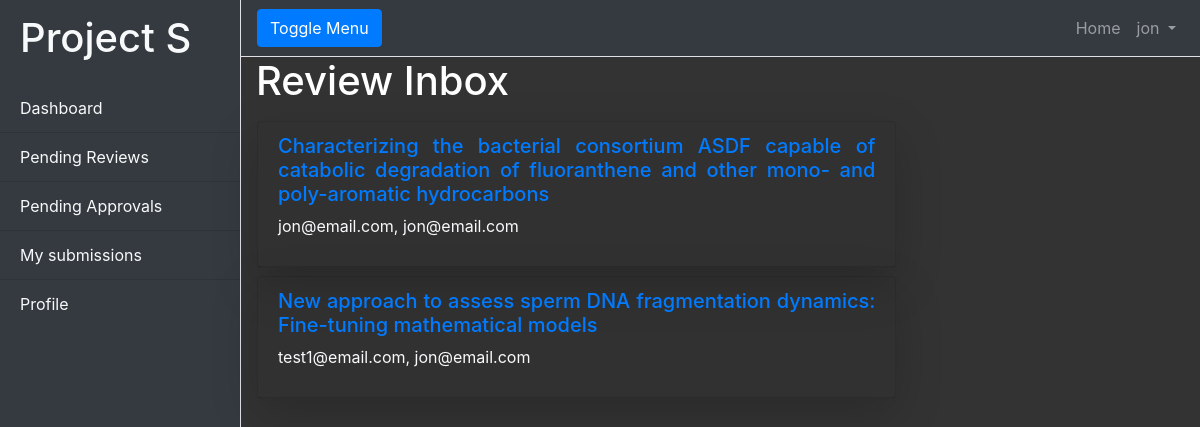
The page /reviews/inbox (signed in) on the database as committed earlier.
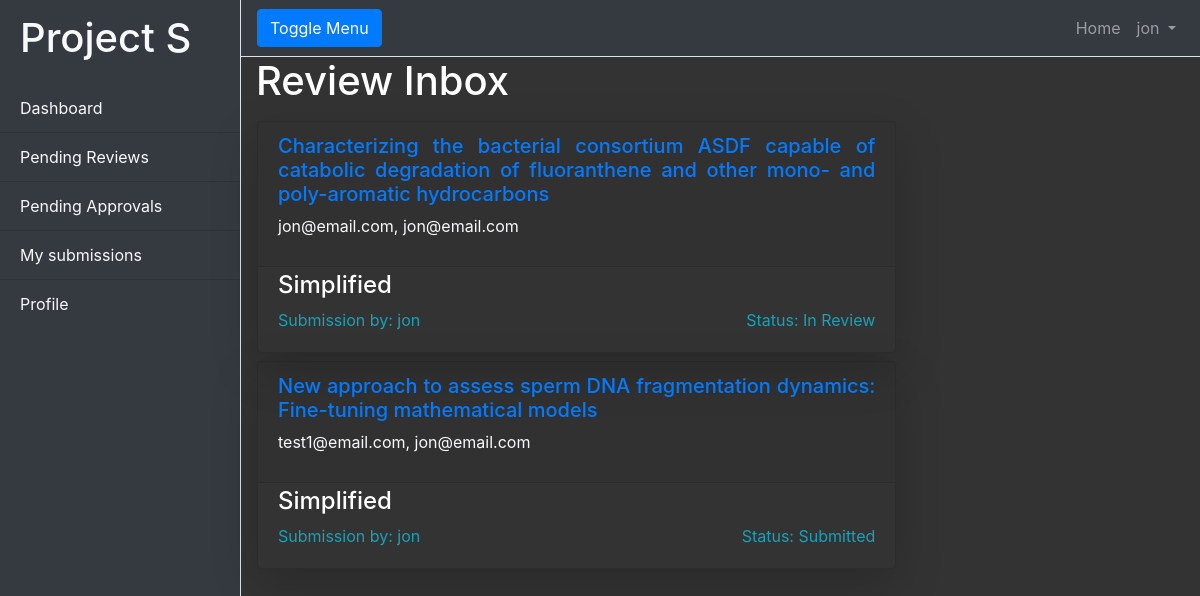
The same page on the database as committed later.
### Articles/models.py (models this page shows, shortened)
class Article (models.Model):
    name = models.CharField(max_length = 255)
    link = models.URLField()
    PI = models.ForeignKey(settings.AUTH_USER_MODEL, on_delete= models.CASCADE, related_name='article_PI')
    first_author = models.ForeignKey(settings.AUTH_USER_MODEL, on_delete= models.CASCADE, related_name='article_FA')
    article_text = RichTextField(blank = True, null=True)
    reviewers = models.ManyToManyField(settings.AUTH_USER_MODEL, related_name='can_review')
    approvers = models.ManyToManyField(settings.AUTH_USER_MODEL, related_name='can_approve')

class S_article_submission(models.Model):
    class submission_status(models.TextChoices):
        not_submitted = 'Awaiting submission', ('Awaiting submission')
        submitted = 'Submitted', ('Submitted')
        in_review = 'In Review', ('In Review')
        reviewed = 'Reviewed', ('Reviewed')
        approved = 'Approved', ('Approved')
    article = models.ForeignKey(Article, on_delete= models.CASCADE, related_name='submission')
    created_by = models.ForeignKey(settings.AUTH_USER_MODEL, on_delete=models.CASCADE, related_name='created_this_submission')
    created_at = models.DateTimeField(auto_now_add=True)
    updated_at = models.DateTimeField(auto_now=True)
    status = models.CharField(max_length=150, choices=submission_status.choices, default = submission_status.not_submitted)
    reviewed_by = models.ForeignKey(settings.AUTH_USER_MODEL, on_delete=models.CASCADE, related_name='reviewed_this_submission', null=True, blank=True)
    text = RichTextField(blank=True, null=True)

### Accounts/models.py (models this page shows, shortened)
class User(AbstractUser):
    class UserType(models.TextChoices):
        PI = 'PI', ('Principal Investigator')
        Grads = 'Grads', ('Graduate Student')
        Undergrad = 'Undergrad', ('Undergrad')
    username = models.CharField(max_length=50)
    email = models.EmailField(unique=True)
    type = models.CharField(max_length = 150, choices = UserType.choices, default = UserType.Undergrad)
    USERNAME_FIELD = 'email'
    REQUIRED_FIELDS = ['username', 'type']
    objects = CustomUserManager()

### Reviews/views.py (the view)
# urls.py: path('inbox', views.ReviewerInboxArticles.as_view(), name='reviewer_inbox'),
@method_decorator(login_required, name='dispatch')
class ReviewerInboxArticles(ListView):
    model = Article
    paginate_by = 5
    context_object_name = 'articles'
    template_name = 'reviewer_inbox.html'
    def get_queryset(self, *args, **kwargs):
        user = self.request.user
        queryset = Article.objects.filter(reviewers = user)
        return queryset
    def get_context_data(self, **kwargs):
        context = super().get_context_data(**kwargs)
        query = Article.objects.filter(reviewers = self.request.user)
        submissions = S_article_submission.objects.filter( Q(article__in=query) & ( Q(status = 'Submitted') | Q(status = 'In Review')))
        context['submissions'] = submissions
        return context

### templates/reviewer_inbox.html
{% extends 'review.html' %}
{% block content %}
<div class="container-fluid ">
    <h1 class="text-justify text-white"> Review Inbox </h1>
</div>
<div class="container-fluid m-3 ">
    <div class="row">
        <div class="col-8 ">
            {% for article in articles %}
            <div class="row">
                <div class="card bg-transparent mb-2 shadow-lg rounded" style="width: 60rem;" >
                    <div class="card-header text-justify">
                        <h5><a href="{% url 'Article_detail' article.pk %}">{{article.name}}</a></h5>
                        <p class="text-light">
                            {{article.first_author}}, {{article.PI}}
                        </p>
                    </div>
                    {% for submission in submissions %}
                        {% if submission.article == article %}
                            <div class="card-body pt-1 overflow-auto">
                                <a href="{% url 'reviewing page' submission.pk %}">
                                    <div class="card-text text-justify ">
                                        <h4 class="text-white">Simplified</h4>
                                        <div class="d-flex justify-content-between text-info">
                                            <div>
                                                Submission by: {{ submission.created_by.username }}
                                            </div>
                                            <div>
                                                Status: {{submission.status}}
                                            </div>
                                        </div>
                                    </div>
                                </a>
                            </div>
                        {% endif %}
                    {% endfor %}
                </div>
            </div>
            {% endfor %}
        </div>
    </div>
</div>
{% endblock content %}

Rows that differ between the two databases and show on the page:
added S_article_submission: created_by.username "jon", status "In Review", shown under Article (number 1 of 2 on the later page)
added S_article_submission: created_by.username "jon", status "Submitted", shown under Article "test1@email.com"
